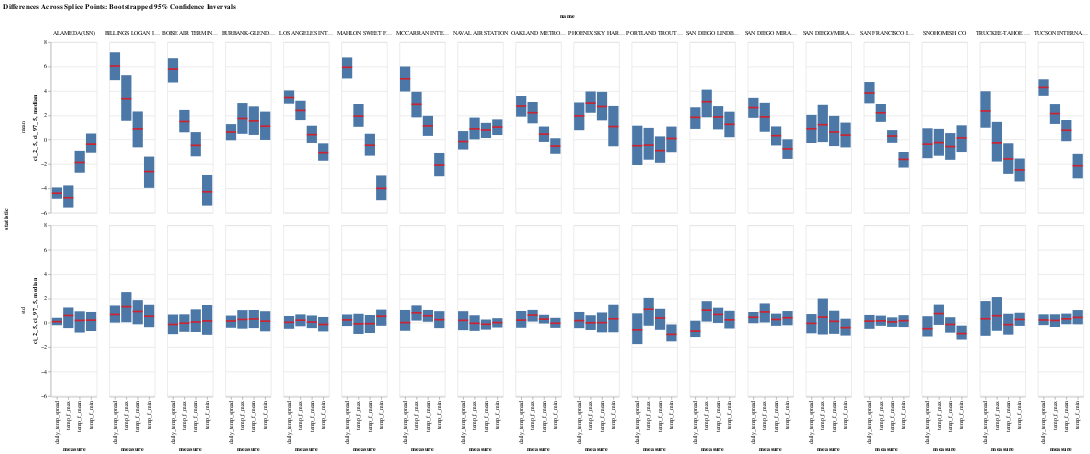

Notebook cell for this chart:
### Code cell
sort_order = plot_source.query('measure == "temp_f_mean" and statistic == "mean"').sort_values('median')['name'].to_list()
ci = alt.Chart(plot_source).mark_bar().encode(
    alt.Y('ci_2_5:Q'),
    alt.Y2('ci_97_5:Q'),
    alt.X('measure:N'),
)

median = alt.Chart(plot_source).mark_tick(color='red', thickness=3).encode(
    alt.Y('median:Q'),
    alt.X('measure:N'),
)

(ci + median).facet(
    column='name:N',
    row='statistic:N',
).properties(
    title="Differences Across Splice Points: Bootstrapped 95% Confidence Invervals"
).configure_header(
    labelLimit=100,
)

### Figure 1 — Vega-Lite specification as saved in the notebook (floating-point values rounded to 4 significant figures; data arrays with more than 128 entries replaced by an {"elided": "..."} marker saying what was removed)
{"$schema": "https://vega.github.io/schema/vega-lite/v4.17.0.json", "config": {"header": {"labelLimit": 100}, "view": {"continuousHeight": 300, "continuousWidth": 400}}, "data": {"name": "data-92746c337349fafa0ed2aa0d2dddd5e2"}, "datasets": {"data-92746c337349fafa0ed2aa0d2dddd5e2": {"elided": "144 records"}}, "facet": {"column": {"field": "name", "type": "nominal"}, "row": {"field": "statistic", "type": "nominal"}}, "spec": {"layer": [{"encoding": {"x": {"field": "measure", "type": "nominal"}, "y": {"field": "ci_2_5", "type": "quantitative"}, "y2": {"field": "ci_97_5"}}, "mark": "bar"}, {"encoding": {"x": {"field": "measure", "type": "nominal"}, "y": {"field": "median", "type": "quantitative"}}, "mark": {"color": "red", "thickness": 3, "type": "tick"}}]}, "title": "Differences Across Splice Points: Bootstrapped 95% Confidence Invervals"}
